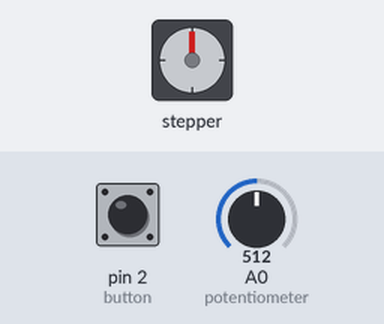
The sketch below on a simulated Arduino Uno, built with avr-gcc and run on an emulated ATmega328P. Parts: stepper motor. The inputs (shaded band) are chosen by the test bench; at power-on: pin 2 (button) HIGH, A0 (potentiometer) = 512. Stepper angles assume 2048 steps per turn.

Above: at 1.2 s.
1.3 s: pin 2 (button) pulled LOW for 0.2 s
At 2.6 s:
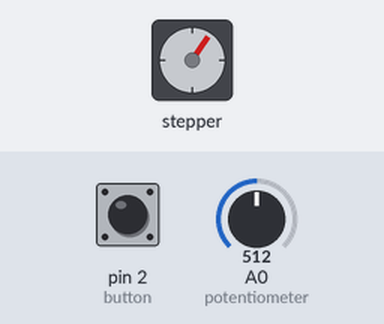
Timing chart, 0 to 4.3 s (numbered marks = the images above; inputs shaded):
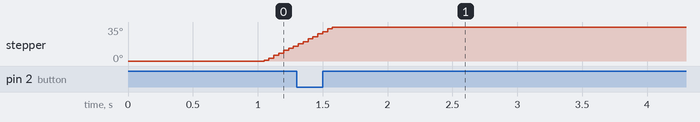

The sketch:

Stepper_Timer_Control.ino
```cpp
#include <Stepper.h>

const int stepsPerRevolution = 2048;  // 2048 steps per revolution
const int rolePerMinute = 15;         // Adjustable range of 28BYJ-48 stepper is 0–17 rpm
int steps = 204;                      // 2048 / 10 = 204.8
int button = 2;
int potentiometer = A0;
volatile bool alarm = false;
volatile int countStart = 3036;
volatile bool step = false;

Stepper myStepper(stepsPerRevolution, 8, 10, 9, 11);

void setup() {
  PORTD |= 0b00000100; // pinMode(button, INPUT_PULLUP);
  pinMode(potentiometer, INPUT);
  myStepper.setSpeed(rolePerMinute);
  attachInterrupt(digitalPinToInterrupt(button), buttonStop, FALLING);

  TCCR1A = 0;
  TCCR1B = 0b00000100; // Prescaler of 256 => (16000000 * 1) / 256 = 62500 ; 65536 - 62500 = 3036 -> countStart
  TIMSK1 = 0b00000001;
}

void loop() {
  int potiread = analogRead(potentiometer);
  int setmap = map(potiread, 0, 1023, 6, 17);
  myStepper.setSpeed(setmap);

  while (alarm == true) {} // If the button was pressed, do nothing anymore

  if (step == true) {
    step = false;
    myStepper.step(steps);
  }
}

// Button interrupt
void buttonStop() {
  alarm = true;
}

// Timer1 interrupt
ISR(TIMER1_OVF_vect) {
  step = true;
}
```

Measured:
- after the input at 1.3 s, stepper: goes on until 1.6 s, then stays 35°
- by itself, stepper: turns 15° clockwise in 0.23 s
